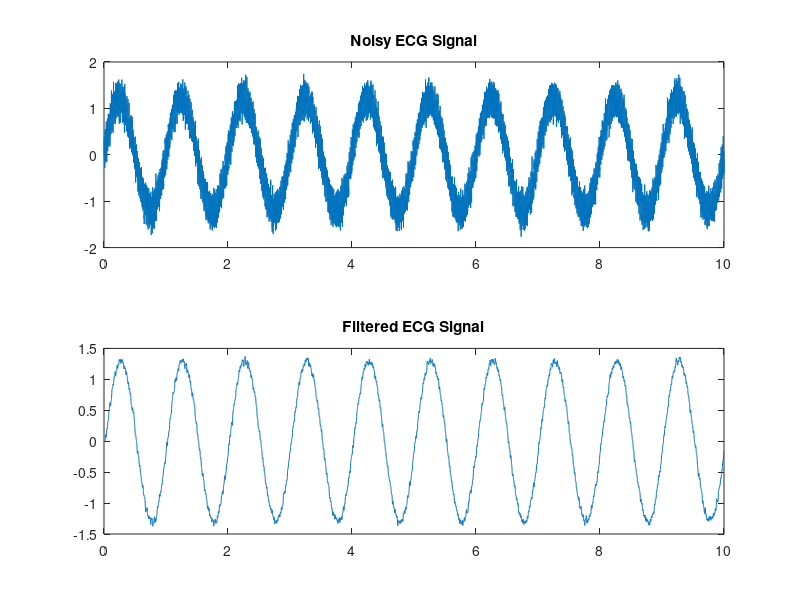

This chart was generated by the following MATLAB code: (Note: this script raises an error after producing the figure.)
clc; clear; close all;

fs = 1000; % Sampling frequency for ECG
t = 0:1/fs:10; % 10 seconds of data

% Simulated ECG Signal with 60Hz noise
ecg_signal = 1.2*sin(2*pi*1*t) + 0.3*sin(2*pi*60*t) + 0.1*randn(size(t));

% Apply a Band-Pass FIR Filter (0.5Hz - 40Hz)
N = 50;
fc = [0.5 40];
h_bp = fir1(N, fc/(fs/2), 'bandpass', hamming(N+1));
filtered_ecg = filter(h_bp, 1, ecg_signal);

subplot(2,1,1); plot(t, ecg_signal); title('Noisy ECG Signal');
subplot(2,1,2); plot(t, filtered_ecg); title('Filtered ECG Signal');

save('../data/filtered_ecg.mat', 'filtered_ecg');
